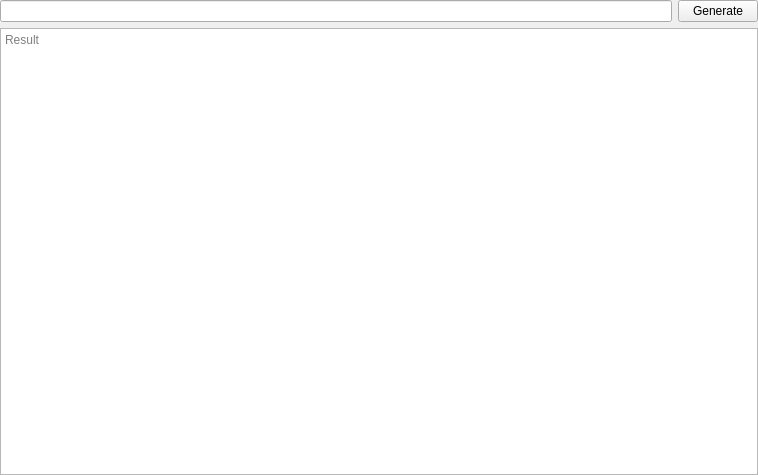
<?xml version="1.0" encoding="UTF-8"?>
<ui version="4.0">
 <class>MatchExportDialog</class>
 <widget class="QWidget" name="MatchExportDialog">
  <property name="geometry">
   <rect>
    <x>0</x>
    <y>0</y>
    <width>758</width>
    <height>475</height>
   </rect>
  </property>
  <layout class="QVBoxLayout" name="verticalLayout">
   <property name="leftMargin">
    <number>0</number>
   </property>
   <property name="topMargin">
    <number>0</number>
   </property>
   <property name="rightMargin">
    <number>0</number>
   </property>
   <property name="bottomMargin">
    <number>0</number>
   </property>
   <item>
    <layout class="QHBoxLayout" name="horizontalLayout">
     <item>
      <widget class="QLineEdit" name="exportPatternText">
      </widget>
     </item>
     <item>
      <widget class="QPushButton" name="pushButton">
       <property name="text">
        <string>Generate</string>
       </property>
      </widget>
     </item>
    </layout>
   </item>
   <item>
    <widget class="QPlainTextEdit" name="exportResultText">
     <property name="readOnly">
      <bool>true</bool>
     </property>
     <property name="placeholderText">
      <string>Result</string>
     </property>
    </widget>
   </item>
  </layout>
 </widget>
 <resources/>
</ui>
